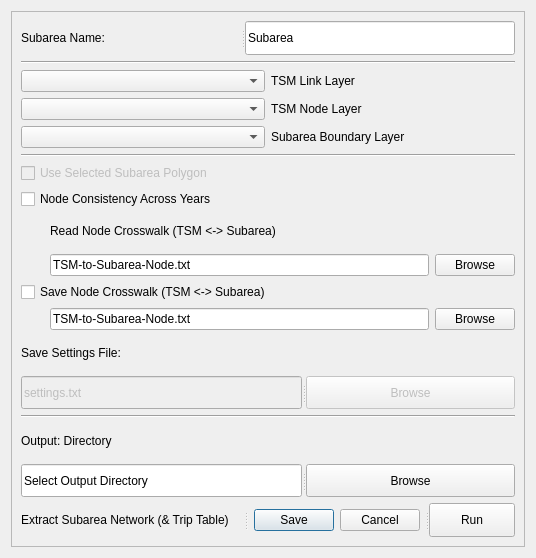
<?xml version="1.0" encoding="UTF-8"?>
<ui version="4.0">
 <class>Dialog</class>
 <widget class="QDialog" name="Dialog">
  <property name="enabled">
   <bool>true</bool>
  </property>
  <property name="geometry">
   <rect>
    <x>0</x>
    <y>0</y>
    <width>536</width>
    <height>558</height>
   </rect>
  </property>
  <property name="windowTitle">
   <string>TSM -&gt; Subarea Extractor</string>
  </property>
  <layout class="QGridLayout" name="gridLayout">
   <item row="0" column="0">
    <widget class="QFrame" name="frame">
     <property name="frameShape">
      <enum>QFrame::StyledPanel</enum>
     </property>
     <property name="frameShadow">
      <enum>QFrame::Raised</enum>
     </property>
     <layout class="QVBoxLayout" name="verticalLayout">
      <item>
       <widget class="QSplitter" name="splitter">
        <property name="orientation">
         <enum>Qt::Horizontal</enum>
        </property>
        <widget class="QLabel" name="label_SubareaName">
         <property name="text">
          <string>Subarea Name: </string>
         </property>
        </widget>
        <widget class="QLineEdit" name="lineEdit_SubareaName">
         <property name="text">
          <string>Subarea</string>
         </property>
        </widget>
       </widget>
      </item>
      <item>
       <widget class="Line" name="line_4">
        <property name="orientation">
         <enum>Qt::Horizontal</enum>
        </property>
       </widget>
      </item>
      <item>
       <layout class="QGridLayout" name="gridLayout_2">
        <item row="2" column="0">
         <widget class="QComboBox" name="subareaLayerCombo"/>
        </item>
        <item row="2" column="1">
         <widget class="QLabel" name="label_Input_boundary">
          <property name="text">
           <string>Subarea Boundary Layer</string>
          </property>
         </widget>
        </item>
        <item row="0" column="1">
         <widget class="QLabel" name="label_Input_Linelayer">
          <property name="text">
           <string>TSM Link Layer</string>
          </property>
         </widget>
        </item>
        <item row="0" column="0">
         <widget class="QComboBox" name="lineLayerCombo"/>
        </item>
        <item row="1" column="1">
         <widget class="QLabel" name="label_Input_Nodelayer">
          <property name="text">
           <string>TSM Node Layer</string>
          </property>
         </widget>
        </item>
        <item row="1" column="0">
         <widget class="QComboBox" name="nodeLayerCombo"/>
        </item>
       </layout>
      </item>
      <item>
       <widget class="Line" name="line_5">
        <property name="orientation">
         <enum>Qt::Horizontal</enum>
        </property>
       </widget>
      </item>
      <item>
       <widget class="QCheckBox" name="checkBox_SelectSubarea">
        <property name="enabled">
         <bool>false</bool>
        </property>
        <property name="text">
         <string>Use Selected Subarea Polygon</string>
        </property>
       </widget>
      </item>
      <item>
       <widget class="QCheckBox" name="checkBox_ReadNodeCW">
        <property name="text">
         <string>Node Consistency Across Years</string>
        </property>
       </widget>
      </item>
      <item>
       <layout class="QHBoxLayout" name="horizontalLayout_3">
        <item>
         <spacer name="horizontalSpacer_3">
          <property name="orientation">
           <enum>Qt::Horizontal</enum>
          </property>
          <property name="sizeType">
           <enum>QSizePolicy::Fixed</enum>
          </property>
          <property name="sizeHint" stdset="0">
           <size>
            <width>29</width>
            <height>20</height>
           </size>
          </property>
         </spacer>
        </item>
        <item>
         <widget class="QLabel" name="label_Save_2">
          <property name="text">
           <string>Read Node Crosswalk (TSM &lt;-&gt; Subarea) </string>
          </property>
         </widget>
        </item>
       </layout>
      </item>
      <item>
       <layout class="QHBoxLayout" name="horizontalLayout">
        <item>
         <spacer name="horizontalSpacer">
          <property name="orientation">
           <enum>Qt::Horizontal</enum>
          </property>
          <property name="sizeType">
           <enum>QSizePolicy::Fixed</enum>
          </property>
          <property name="sizeHint" stdset="0">
           <size>
            <width>29</width>
            <height>20</height>
           </size>
          </property>
         </spacer>
        </item>
        <item>
         <widget class="QLineEdit" name="lineEdit_OpenCW">
          <property name="text">
           <string>TSM-to-Subarea-Node.txt</string>
          </property>
         </widget>
        </item>
        <item>
         <widget class="QPushButton" name="browse_OpenCW">
          <property name="text">
           <string>Browse</string>
          </property>
         </widget>
        </item>
       </layout>
      </item>
      <item>
       <widget class="QCheckBox" name="checkBox_SaveNodeCW">
        <property name="text">
         <string>Save Node Crosswalk (TSM &lt;-&gt; Subarea)</string>
        </property>
       </widget>
      </item>
      <item>
       <layout class="QHBoxLayout" name="horizontalLayout_2">
        <item>
         <spacer name="horizontalSpacer_2">
          <property name="orientation">
           <enum>Qt::Horizontal</enum>
          </property>
          <property name="sizeType">
           <enum>QSizePolicy::Fixed</enum>
          </property>
          <property name="sizeHint" stdset="0">
           <size>
            <width>29</width>
            <height>20</height>
           </size>
          </property>
         </spacer>
        </item>
        <item>
         <widget class="QLineEdit" name="lineEdit_SaveCW">
          <property name="text">
           <string>TSM-to-Subarea-Node.txt</string>
          </property>
         </widget>
        </item>
        <item>
         <widget class="QPushButton" name="browse_SaveCW">
          <property name="text">
           <string>Browse</string>
          </property>
         </widget>
        </item>
       </layout>
      </item>
      <item>
       <widget class="QLabel" name="label_Save">
        <property name="text">
         <string>Save Settings File:</string>
        </property>
       </widget>
      </item>
      <item>
       <widget class="QSplitter" name="splitter_11">
        <property name="orientation">
         <enum>Qt::Horizontal</enum>
        </property>
        <widget class="QLineEdit" name="lineEdit_SettingsFile">
         <property name="enabled">
          <bool>false</bool>
         </property>
         <property name="text">
          <string>settings.txt</string>
         </property>
        </widget>
        <widget class="QPushButton" name="browse_SaveSettings">
         <property name="enabled">
          <bool>false</bool>
         </property>
         <property name="text">
          <string>Browse</string>
         </property>
        </widget>
       </widget>
      </item>
      <item>
       <widget class="Line" name="line_6">
        <property name="orientation">
         <enum>Qt::Horizontal</enum>
        </property>
       </widget>
      </item>
      <item>
       <widget class="QLabel" name="label_Output">
        <property name="text">
         <string>Output: Directory</string>
        </property>
       </widget>
      </item>
      <item>
       <widget class="QSplitter" name="splitter_12">
        <property name="orientation">
         <enum>Qt::Horizontal</enum>
        </property>
        <widget class="QLineEdit" name="output_directory">
         <property name="text">
          <string>Select Output Directory</string>
         </property>
        </widget>
        <widget class="QPushButton" name="browse_Outdir">
         <property name="text">
          <string>Browse</string>
         </property>
        </widget>
       </widget>
      </item>
      <item>
       <widget class="QSplitter" name="splitter_13">
        <property name="orientation">
         <enum>Qt::Horizontal</enum>
        </property>
        <widget class="QLabel" name="label_Run">
         <property name="text">
          <string>Extract Subarea Network (&amp; Trip Table)</string>
         </property>
        </widget>
        <widget class="QDialogButtonBox" name="buttonBox_Save">
         <property name="orientation">
          <enum>Qt::Horizontal</enum>
         </property>
         <property name="standardButtons">
          <set>QDialogButtonBox::Cancel|QDialogButtonBox::Save</set>
         </property>
         <property name="centerButtons">
          <bool>true</bool>
         </property>
        </widget>
        <widget class="QPushButton" name="pushButton_Run">
         <property name="text">
          <string>Run</string>
         </property>
        </widget>
       </widget>
      </item>
     </layout>
    </widget>
   </item>
  </layout>
 </widget>
 <resources/>
 <connections/>
</ui>
